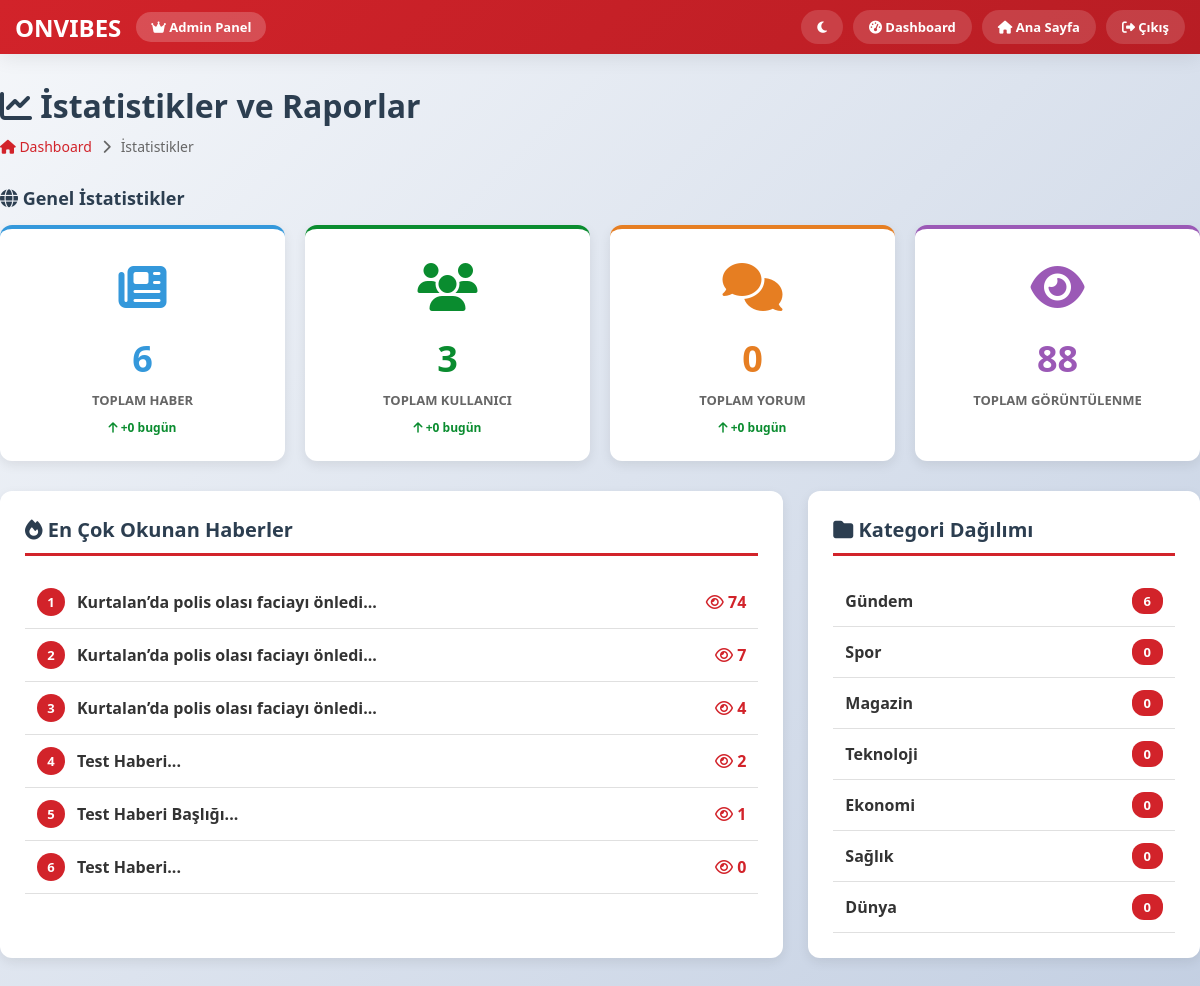
/admin/istatistikler.php (signed in), run on the app's committed database.
### tables this page shows
CREATE TABLE `news` (
  `id` int(11) NOT NULL,
  `title` varchar(255) NOT NULL,
  `content` text NOT NULL,
  `summary` text,
  `image` varchar(255) DEFAULT NULL,
  `category_id` int(11) DEFAULT NULL,
  `author_id` int(11) DEFAULT NULL,
  `status` enum('pending','approved','rejected') DEFAULT 'pending',
  `view_count` int(11) DEFAULT '0',
  `like_count` int(11) DEFAULT '0',
  `created_at` timestamp NOT NULL DEFAULT CURRENT_TIMESTAMP,
  `updated_at` timestamp NOT NULL DEFAULT '0000-00-00 00:00:00',
  `source` varchar(255) DEFAULT NULL,
  `author_name` varchar(255) DEFAULT NULL,
  `tags` text,
  `image_size` varchar(50) DEFAULT 'medium',
  `text_color` varchar(7) DEFAULT NULL,
  `bg_color` varchar(7) DEFAULT NULL,
  `likes` int(11) DEFAULT '0',
  `views` int(11) DEFAULT '0'
);

### admin/istatistikler.php (the view, shortened to what this page needs)
<?php
$database = new Database();
$db = $database->getConnection();
$dark_mode = isset($_SESSION['dark_mode']) && $_SESSION['dark_mode'];
try {
    $total_news = $db->query("SELECT COUNT(*) FROM news")->fetchColumn();
    $total_users = $db->query("SELECT COUNT(*) FROM users")->fetchColumn();
    $total_comments = $db->query("SELECT COUNT(*) FROM comments")->fetchColumn() ?: 0;
    $total_views = $db->query("SELECT SUM(view_count) FROM news")->fetchColumn() ?: 0;
    $today_news = $db->query("SELECT COUNT(*) FROM news WHERE DATE(created_at) = CURDATE()")->fetchColumn();
    $today_users = $db->query("SELECT COUNT(*) FROM users WHERE DATE(created_at) = CURDATE()")->fetchColumn();
    $today_comments = $db->query("SELECT COUNT(*) FROM comments WHERE DATE(created_at) = CURDATE()")->fetchColumn() ?: 0;
    $top_news = $db->query("SELECT title, view_count FROM news ORDER BY view_count DESC LIMIT 10")->fetchAll(PDO::FETCH_ASSOC);
    $cat_stats = $db->query("SELECT c.name, COUNT(n.id) as count FROM categories c LEFT JOIN news n ON c.id = n.category_id GROUP BY c.id")->fetchAll(PDO::FETCH_ASSOC);
} catch (PDOException $e) {
    $total_news = $total_users = $total_comments = $total_views = 0;
    $today_news = $today_users = $today_comments = 0;
    $top_news = [];
    $cat_stats = [];
}
?>
<!DOCTYPE html>
<html lang="tr">
<head>
    <link rel="stylesheet" href="https://cdnjs.cloudflare.com/ajax/libs/font-awesome/6.4.0/css/all.min.css">
</head>
<body class="<?php echo $dark_mode ? 'dark-mode' : ''; ?>">
    <header class="main-menu">
        <div class="top-bar">
            <div class="container">
                <div style="display:flex;align-items:center;gap:15px">
                    <span class="logo-text">ONVIBES</span>
                    <span class="admin-badge"><i class="fas fa-crown"></i> Admin Panel</span>
                </div>
                <div class="top-links">
                    <form method="POST" style="margin:0">
                        <button type="submit" name="toggle_theme">
                            <i class="fas fa-<?php echo $dark_mode ? 'sun' : 'moon'; ?>"></i>
                        </button>
                    </form>
                    <a href="admin.php"><i class="fas fa-tachometer-alt"></i> Dashboard</a>
                    <a href="../index.php"><i class="fas fa-home"></i> Ana Sayfa</a>
                    <a href="../Giris/logout.php"><i class="fas fa-sign-out-alt"></i> Çıkış</a>
                </div>
            </div>
        </div>
    </header>
    <div class="main-content container">
        <h1 class="page-title"><i class="fas fa-chart-line"></i> İstatistikler ve Raporlar</h1>
        <div class="breadcrumb">
            <a href="admin.php"><i class="fas fa-home"></i> Dashboard</a>
            <i class="fas fa-chevron-right"></i>
            <span>İstatistikler</span>
        </div>
        <h3 style="font-size:18px;font-weight:700;margin-bottom:15px;color:var(--dark)">
            <i class="fas fa-globe"></i> Genel İstatistikler
        </h3>
        <div class="stats-grid">
            <div class="stat-card" style="border-top-color:var(--blue)">
                <div class="stat-icon" style="color:var(--blue)"><i class="fas fa-newspaper"></i></div>
                <div class="stat-number" style="color:var(--blue)"><?php echo number_format($total_news); ?></div>
                <div class="stat-label">Toplam Haber</div>
                <div class="stat-change" style="color:var(--green)"><i class="fas fa-arrow-up"></i> +<?php echo $today_news; ?> bugün</div>
            </div>
            <div class="stat-card" style="border-top-color:var(--green)">
                <div class="stat-icon" style="color:var(--green)"><i class="fas fa-users"></i></div>
                <div class="stat-number" style="color:var(--green)"><?php echo number_format($total_users); ?></div>
                <div class="stat-label">Toplam Kullanıcı</div>
                <div class="stat-change" style="color:var(--green)"><i class="fas fa-arrow-up"></i> +<?php echo $today_users; ?> bugün</div>
            </div>
            <div class="stat-card" style="border-top-color:var(--orange)">
                <div class="stat-icon" style="color:var(--orange)"><i class="fas fa-comments"></i></div>
                <div class="stat-number" style="color:var(--orange)"><?php echo number_format($total_comments); ?></div>
                <div class="stat-label">Toplam Yorum</div>
                <div class="stat-change" style="color:var(--green)"><i class="fas fa-arrow-up"></i> +<?php echo $today_comments; ?> bugün</div>
            </div>
            <div class="stat-card" style="border-top-color:var(--purple)">
                <div class="stat-icon" style="color:var(--purple)"><i class="fas fa-eye"></i></div>
                <div class="stat-number" style="color:var(--purple)"><?php echo number_format($total_views); ?></div>
                <div class="stat-label">Toplam Görüntülenme</div>
            </div>
        </div>
        <div class="grid-2">
            <div class="card">
                <h2 class="card-title"><i class="fas fa-fire"></i> En Çok Okunan Haberler</h2>
                <ul class="top-list">
                    <?php $rank = 1; foreach ($top_news as $news): ?>
                    <li>
                        <div style="display:flex;align-items:center;gap:12px;flex:1">
                            <span class="rank"><?php echo $rank++; ?></span>
                            <span style="font-weight:600"><?php echo htmlspecialchars(substr($news['title'], 0, 50)); ?>...</span>
                        </div>
                        <span style="color:var(--red);font-weight:700">
                            <i class="far fa-eye"></i> <?php echo number_format($news['view_count']); ?>
                        </span>
                    </li>
                    <?php endforeach; ?>
                </ul>
            </div>
            <div class="card">
                <h2 class="card-title"><i class="fas fa-folder"></i> Kategori Dağılımı</h2>
                <ul class="top-list">
                    <?php foreach ($cat_stats as $cat): ?>
                    <li>
                        <span style="font-weight:600"><?php echo htmlspecialchars($cat['name']); ?></span>
                        <span style="background:var(--red);color:#fff;padding:4px 12px;border-radius:12px;font-size:13px;font-weight:700">
                            <?php echo $cat['count']; ?>
                        </span>
                    </li>
                    <?php endforeach; ?>
                </ul>
            </div>
        </div>
    </div>
</body>
</html>

### admin/istatistikler.php (style rules this page uses)
:root { --red:#d2232a;--dark:#2c3e50;--light:#fff;--border:#e0e0e0;--surface:#f8f9fa;--text:#333;--gray:#666;--green:#0a8c2f;--blue:#3498db;--orange:#e67e22;--purple:#9b59b6 }
* { margin:0;padding:0;box-sizing:border-box;font-family:'Segoe UI',Tahoma,Geneva,Verdana,sans-serif }
body { background:linear-gradient(135deg,#f5f7fa 0%,#c3cfe2 100%);color:var(--text);min-height:100vh;background-attachment:fixed }
.container { max-width:1400px;margin:0 auto;padding:0 15px }
.main-menu { background:var(--light);box-shadow:0 4px 20px rgba(0,0,0,.08);position:sticky;top:0;z-index:1000 }
.top-bar { background:linear-gradient(135deg,var(--red) 0%,#b81d24 100%);color:#fff;padding:10px 0 }
.top-bar .container { display:flex;align-items:center;justify-content:space-between;flex-wrap:wrap;gap:15px }
.logo-text { color:#fff;font-size:24px;font-weight:800;text-transform:uppercase }
.admin-badge { background:rgba(255,255,255,.2);padding:6px 15px;border-radius:20px;font-size:13px;font-weight:600 }
.top-links { display:flex;gap:10px;align-items:center }
.top-links button,.top-links a { background:rgba(255,255,255,.15);border:none;color:#fff;text-decoration:none;padding:8px 16px;border-radius:25px;font-size:13px;font-weight:600;cursor:pointer;transition:all .3s }
.main-content { padding:30px 0 }
.page-title { font-size:32px;font-weight:800;color:var(--dark);margin-bottom:10px }
.breadcrumb { display:flex;gap:10px;align-items:center;color:var(--gray);font-size:14px;margin-bottom:30px }
.breadcrumb a { color:var(--red);text-decoration:none }
.stats-grid { display:grid;grid-template-columns:repeat(auto-fit,minmax(220px,1fr));gap:20px;margin-bottom:30px }
.stat-card { background:var(--light);padding:25px;border-radius:12px;box-shadow:0 4px 12px rgba(0,0,0,.08);text-align:center;border-top:4px solid var(--red) }
.stat-icon { font-size:48px;margin-bottom:15px }
.stat-number { font-size:36px;font-weight:800;margin-bottom:8px }
.stat-label { color:var(--gray);font-size:13px;font-weight:600;text-transform:uppercase }
.stat-change { margin-top:10px;font-size:12px;font-weight:600 }
.card { background:var(--light);padding:25px;border-radius:12px;box-shadow:0 4px 12px rgba(0,0,0,.08);margin-bottom:25px }
.card-title { font-size:20px;font-weight:700;margin-bottom:20px;color:var(--dark);border-bottom:3px solid var(--red);padding-bottom:10px }
.top-list { list-style:none }
.top-list li { padding:12px;border-bottom:1px solid var(--border);display:flex;justify-content:space-between;align-items:center }
.rank { background:var(--red);color:#fff;width:28px;height:28px;border-radius:50%;display:flex;align-items:center;justify-content:center;font-weight:700;font-size:13px }
.grid-2 { display:grid;grid-template-columns:2fr 1fr;gap:25px }

### data on the page
news: title "Kurtalan’da polis olası faciayı önledi", view_count "74"
news: title "Kurtalan’da polis olası faciayı önledi", view_count "7"
news: title "Kurtalan’da polis olası faciayı önledi", view_count "4"
news: title "Test Haberi", view_count "2"
news: title "Test Haberi Başlığı", view_count "1"
news: title "Test Haberi", view_count "0"

### other printed values
$total_news "6"
$today_news "0"
$total_users "3"
$today_users "0"
$total_comments "0"
$today_comments "0"
$total_views "88"
$cat['name'] "Gündem"
$cat['count'] "6"
$cat['name'] "Spor"
$cat['count'] "0"
$cat['name'] "Magazin"
$cat['name'] "Teknoloji"
$cat['name'] "Ekonomi"
$cat['name'] "Sağlık"
